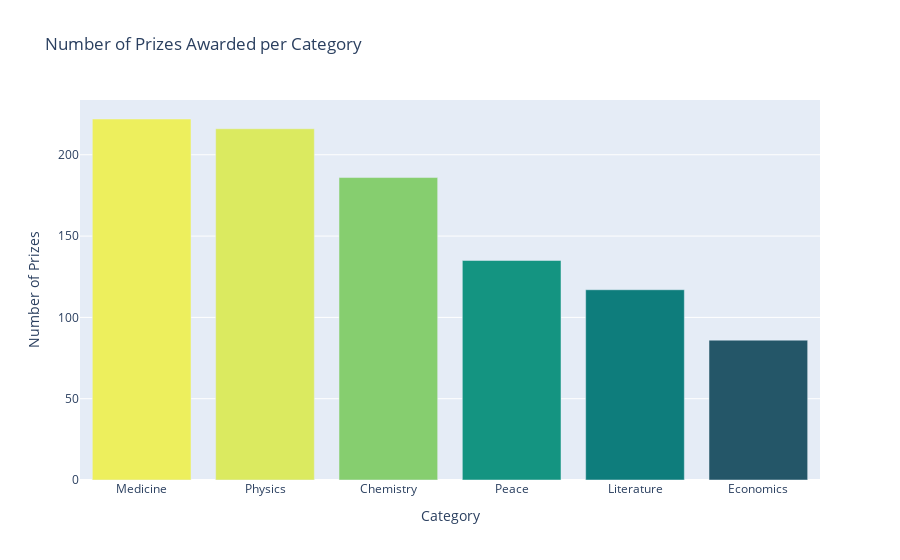

The code cell stored with this chart in its notebook:
### Code cell
prizes_per_category = df_data.category.value_counts()

bar_fig = px.bar(x=prizes_per_category.index,
                 y=prizes_per_category.values,
                 color=prizes_per_category.values,
                 color_continuous_scale='Aggrnyl',
                 title='Number of Prizes Awarded per Category',)
bar_fig.update_layout(xaxis_title='Category', 
                      yaxis_title='Number of Prizes',
                      coloraxis_showscale=False)
bar_fig.show()

### Figure 1 — Plotly figure (JSON) as saved in the notebook; plotly's stock layout.template omitted (floating-point values rounded to 4 significant figures)
{"data": [{"alignmentgroup": "True", "hovertemplate": "x=%{x}<br>y=%{y}<br>color=%{marker.color}<extra></extra>", "legendgroup": "", "marker": {"color": [222, 216, 186, 135, 117, 86], "coloraxis": "coloraxis", "pattern": {"shape": ""}}, "name": "", "offsetgroup": "", "orientation": "v", "showlegend": false, "textposition": "auto", "type": "bar", "x": ["Medicine", "Physics", "Chemistry", "Peace", "Literature", "Economics"], "xaxis": "x", "y": [222, 216, 186, 135, 117, 86], "yaxis": "y"}], "layout": {"barmode": "relative", "coloraxis": {"colorbar": {"title": {"text": "color"}}, "colorscale": [[0, "rgb(36, 86, 104)"], [0.1667, "rgb(15, 114, 121)"], [0.3333, "rgb(13, 143, 129)"], [0.5, "rgb(57, 171, 126)"], [0.6667, "rgb(110, 197, 116)"], [0.8333, "rgb(169, 220, 103)"], [1, "rgb(237, 239, 93)"]], "showscale": false}, "legend": {"tracegroupgap": 0}, "title": {"text": "Number of Prizes Awarded per Category"}, "xaxis": {"anchor": "y", "domain": [0, 1], "title": {"text": "Category"}}, "yaxis": {"anchor": "x", "domain": [0, 1], "title": {"text": "Number of Prizes"}}}}
